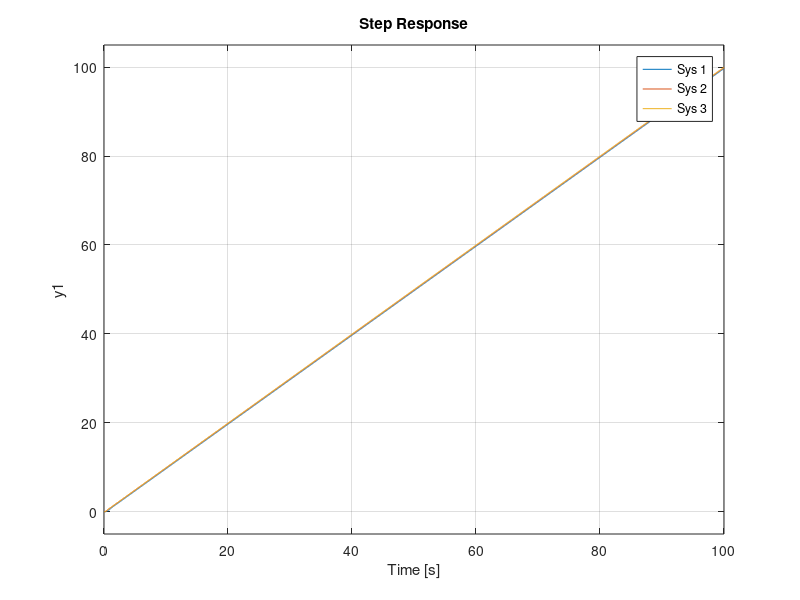

This figure's MATLAB source:
%Exemplo 9.5
%polo = -5,42 + 10,6j

g1=tf([1 8], poly([-3 -6 -10]))

Tp = pi/10.6
Wdn = 10.6*3/2
Polonovo = 5.42*1.5

SZc = rad2deg(-angle(-0.13+15.92j)+angle(-5.13+15.92j)+angle(-2.13+15.92j)+angle(1.87+15.92j)) - 180
Zc = (15.92/tand(SZc)) + 8.13

%rlocus(g1)
k1=121
g2=tf(poly([-8 -56.24]),poly([-3 -6 -10]))
%rlocus(g2)
k2=5.28
t1=feedback(k1*g1,1)
t2=feedback(k2*g2,1)

g3=tf(poly([-0.5 -8 -56.24]),poly([-3 -6 -10]))
%rlocus(g3)
k3 = 4.54
t3=feedback(k3*g3,1)

%step(t1,t2,t3)

%Exemplo 9.6
g1=tf(1,poly([0 -6 -10]))
%rlocus(g1)
k1=192
%polo = -1.79 + 3.5j
Ts=pi/(-1.79)
%Wdn = 3.5*

SPc = rad2deg(angle(-3.58+7j)+angle(6.42+7j)) + 180 -360
Pc = (7/tand(-SPc)) + 3.58
g2=tf([1 6],poly([ 0 -6 -10 -28.9]))
%rlocus(g2)
k2=1960
t1=feedback(k1*g1,1)
t2=feedback(k2*g2,1)
%step(t1,t2)

g3=tf([1 0.047], poly([0 -10 -28.9 -0.01]))
k3=1940
t3=feedback(k3*g3,1)
s=tf('s')

step(t1/s,t2/s,t3/s)


